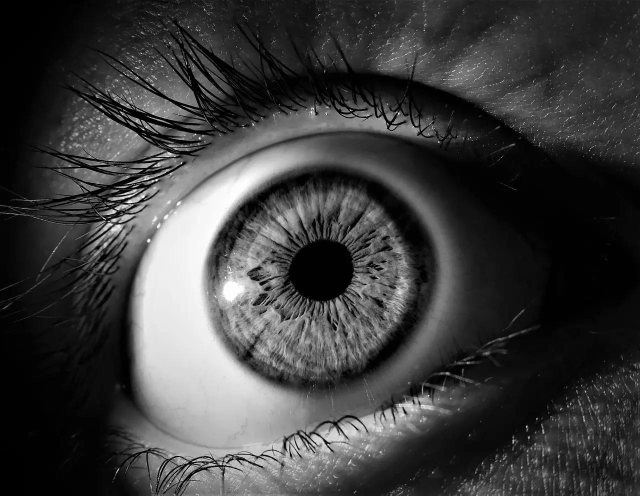
#> input picture Periodo4/INTRODUCAO_A_COMPUTACAO_VISUAL/TP1/olho.jpg, 1280 x 991 px (shown at 1/2 size)
$ jupyter execute TP1.ipynb   (shell and % lines are left out)
#> lines starting #> are read from the running program, lines starting #| are printed output that depends on the picture; long printed decimals are rounded
<font size = 6> <font color = white> **Trabalho Prático 1: Compressão de Imagens**

```
Diogo Tuler Chaves (2022043663)
João Marcos (2022043728)
```

### Imports

[cell 1]
import cv2
import matplotlib.pyplot as plt
from PIL import Image
import skimage.io as skio
import numpy as np
import io
from scipy.fftpack import dct
from scipy import fftpack
from heapq import heappush, heappop, heapify
from collections import defaultdict
from skimage import data

### Métricas

[cell 2]
# Entropia da imagem
def calcEntropy(img):
    hist, bins = np.histogram(img.ravel(), bins=np.arange(np.min(img), np.max(img) + 2))
    hist = hist.ravel()/hist.sum()
    logs = np.log2(hist+0.00001)
    entropy = -1 * (hist*logs).sum()

    return entropy

[cell 3]
def rmse(predictions, targets):
    return np.sqrt(((predictions - targets) ** 2).mean())


def psnr(predictions, targets):
    rmsev = rmse(predictions, targets)
    return 20 * np.log10(255/rmsev)

def get_2D_dct(img):
    """ Get 2D Cosine Transform of Image
    """
    return fftpack.dct(fftpack.dct(img.T, norm='ortho').T, norm='ortho')

def get_2d_idct(coefficients):
    """ Get 2D Inverse Cosine Transform of Image
    """
    return fftpack.idct(fftpack.idct(coefficients.T, norm='ortho').T, norm='ortho')

### Abrindo a imagem e instalando no formato pgm

[cell 4]
img = cv2.imread('olho.jpg')
#> img is the input picture: shape (991, 1280, 3); min 0, max 255, mean 61.5
img = cv2.cvtColor(img, cv2.COLOR_BGR2GRAY)
#> img: shape (991, 1280)
if ( (img.shape[0] % 8 != 0) or (img.shape[1] % 8 != 0) ):
  new_height = ((img.shape[0] + 7) // 8) * 8
#> new_height = 992
  new_width = ((img.shape[1] + 7) // 8) * 8
#> new_width = 1280
  img = cv2.resize(img, (new_width, new_height))
#> img: shape (992, 1280)

cv2.imwrite('original_image.pgm', img)


plt.figure(figsize=(10, 5))
plt.title("Imagem Original")
plt.imshow(img, cmap='gray')

plt.show()

bits_p_item  = img.dtype.itemsize * 8
#> bits_p_item = 8
nbits = img.shape[0]*img.shape[1] * bits_p_item
#> nbits = 10158080
print("\n\nEntropia: %5.3f" % calcEntropy(img))
#> in calcEntropy, `hist, bins = np.histogram(img.ravel(), bins=np.arange(np.min(img), np...`: hist = 256 values, max 76568 at index 1, min 62 at index 255, mean 4960; bins = 257 values from 0 to 256
#> in calcEntropy, `hist = hist.ravel()/hist.sum()`: hist = 256 values, max 0.0603 at index 1, min 4.88e-05 at index 255, mean 0.00391
#> in calcEntropy, `logs = np.log2(hist+0.00001)`: logs = 256 values, max -4.05 at index 1, min -14.05 at index 255, mean -8.7
#> in calcEntropy, `entropy = -1 * (hist*logs).sum()`: entropy = 7.22
#| Entropia: 7.225
print ("Tamanho: %d bytes" % (nbits / 8))
#| Tamanho: 1269760 bytes
print ("%5.3f bits/pixel\n\n" % (nbits/img.size))
#| 8.000 bits/pixel


plt.figure(figsize=(10, 5))
plt.hist(img.flatten(), bins=256, density=True, color='b', alpha=0.7)
plt.xlabel('Valor do pixel')
plt.ylabel('Frequência')
plt.title('Histograma da Imagem Original')
plt.grid(True)
plt.show()
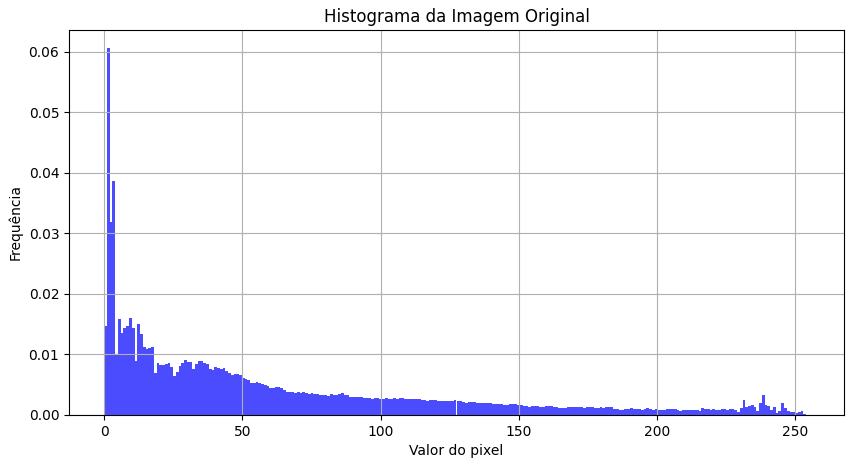
#> figure drawn by matplotlib, 1 panel; tallest bar 0.0605 high, from x = 0.996 to 1.99

### DCT e IDCT

[cell 5]
size = img.shape
#> size = (992, 1280)
IDCT = np.zeros(size, dtype=float)
DCT = np.zeros(size, dtype=float)


step = 8

# Divida a imagem em blocos de 8x8 e aplique a DCT a cada bloco
for y in range(0, size[0], step):
    for x in range(0, size[1], step):
        dct = get_2D_dct(img[y:y+step, x:x+step])
        idct = get_2d_idct(dct)
        IDCT[y:y+step, x:x+step] = idct
        DCT[y:y+step, x:x+step] = dct
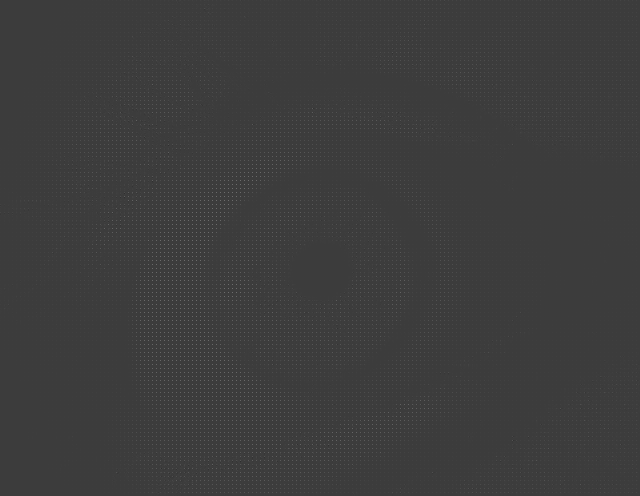
#> DCT: shape (992, 1280) float64 (shown at 1/2 size); min -636.8, max 2031, mean 7.7; drawn with min black and max white

plt.imshow(DCT, cmap='gray')
plt.title('DCT'), plt.xticks([]), plt.yticks([])
plt.show()

bits_p_item  = DCT.dtype.itemsize * 8
#> bits_p_item = 64
nbits = DCT.size * bits_p_item
#> nbits = 81264640
print("\n\nEntropia pós DCT: %5.3f" % calcEntropy(DCT))
#| Entropia pós DCT: 3.294
print ("Tamanho pós DCT: %d bytes" % (nbits / 8))
#| Tamanho pós DCT: 10158080 bytes
print ("%5.3f bits/pixel pós DCT\n\n" % (nbits/DCT.size))
#| 64.000 bits/pixel pós DCT

plt.figure(figsize=(10, 5))
plt.hist(DCT.flatten(), bins=256, range=(-60,60), density=True, color='b', alpha=0.7)
plt.xlabel('Valor DCT')
plt.ylabel('Frequência')
plt.title('Histograma da Transformada Discreta de Cosseno (DCT) sem outliers')
plt.grid(True)
plt.show()
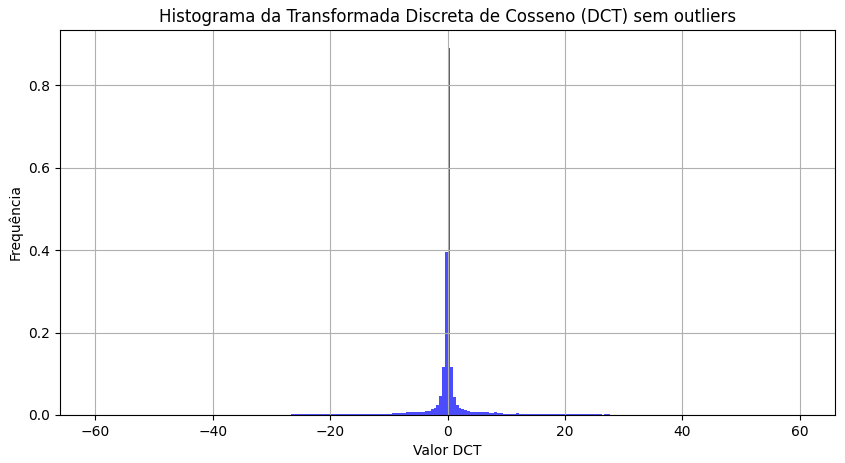
#> figure drawn by matplotlib, 1 panel; tallest bar 0.889 high, from x = 0 to 0.469

### DCT quantizada

[cell 6]
# aplicação da tabela de quantização
np.set_printoptions(precision=3)
np.set_printoptions(suppress=True)
# quantization matrix
quantization_matrix = np.array([[16, 11, 10, 16, 24, 40, 51, 61],
                [12, 12, 14, 19, 26, 58, 60, 55],
                [14, 13, 16, 24, 40, 57, 69, 56],
                [14, 17, 22, 29, 51, 87, 80, 62],
                [18, 22, 37, 56, 68, 109, 103, 77],
                [24, 35, 55, 64, 81, 104, 113, 92],
                [49, 64, 78, 87, 103, 121, 120, 101],
                [72, 92, 95, 98, 112, 100, 103, 99]], dtype=float)


DCTQ = np.zeros_like(img, dtype=float)
for y in range(0, size[0], step):
  for x in range(0, size[1], step):
    dct = get_2D_dct(img[y:y+step, x:x+step])
    dct = (np.divide(dct, quantization_matrix))
    dct = dct.round()
    DCTQ[y:y+step, x:x+step] = dct

plt.imshow(DCTQ, cmap='gray')
plt.title('DCT quantizada'), plt.xticks([]), plt.yticks([])
plt.show()

bits_p_item  = DCTQ.dtype.itemsize * 8
nbits = DCTQ.size * bits_p_item
print("\n\nEntropia pós DCT quantizada: %5.3f" % calcEntropy(DCTQ))
#| Entropia pós DCT quantizada: 0.947
print ("Tamanho pós DCT quantizada: %d bytes" % (nbits / 8))
#| Tamanho pós DCT quantizada: 10158080 bytes
print ("%5.3f bits/pixel pós DCT quantizada\n\n" % (nbits/DCTQ.size))
#| 64.000 bits/pixel pós DCT quantizada

plt.figure(figsize=(10, 5))
plt.hist(DCTQ.flatten(), bins=256, range=(-10,10), density=True, color='b', alpha=0.7)
plt.xlabel('Valor DCT quantizada')
plt.ylabel('Frequência')
plt.title('Histograma da Transformada Discreta de Cosseno Quantizada (DCTQ) sem outliers')
plt.grid(True)
plt.show()
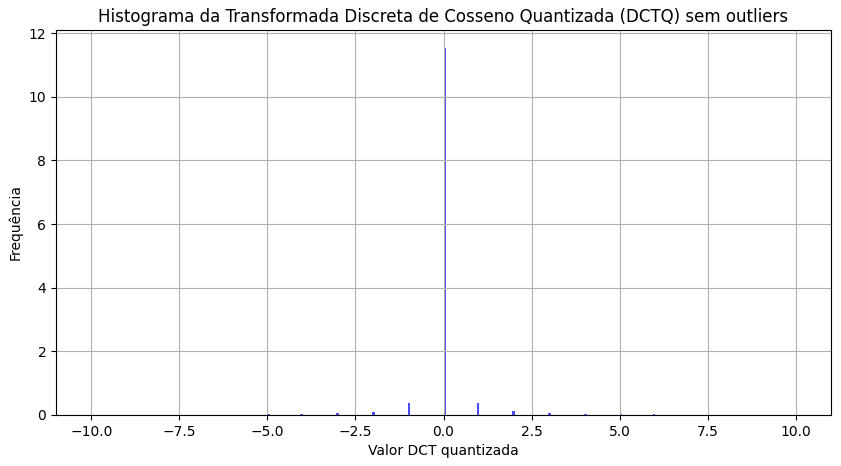
#> figure drawn by matplotlib, 1 panel; tallest bar 11.52 high, from x = 0 to 0.0781

### Preditiva

[cell 7]
def zigzag_order(matrix):
    height, width = matrix.shape
#> height = 992; width = 1280
    ordered_matrix = np.zeros((height, width), dtype=matrix.dtype)

    for i in range(height + width - 1):
        if i % 2 == 0:
            # Para cima (da esquerda para a direita)
            if i < height:
                start_row, start_col = i, 0
            else:
                start_row, start_col = height - 1, i - height + 1
            while start_row >= 0 and start_col < width:
                ordered_matrix[start_row, start_col] = matrix[start_row, start_col]
                start_row -= 1
                start_col += 1
        else:
            # Para baixo (da direita para a esquerda)
            if i < width:
                start_row, start_col = 0, i
            else:
                start_row, start_col = i - width + 1, width - 1
            while start_row < height and start_col >= 0:
                ordered_matrix[start_row, start_col] = matrix[start_row, start_col]
                start_row += 1
                start_col -= 1

    return ordered_matrix

zigzag = zigzag_order(DCTQ)

[cell 8]
#Preditiva com perdas
def predictive_lossy_encode(matrix, quantization_step):
#> called with quantization_step = 0.5
    height, width = matrix.shape
#> height = 992; width = 1280
    encoded_matrix = np.zeros((height, width), dtype=np.int32)

    for y in range(height):
        for x in range(width):
            if x == 0 and y == 0:  # Não há valor anterior no canto superior esquerdo
                encoded_matrix[y, x] = matrix[y, x]
            elif x == 0:  # Não há valor anterior na primeira coluna, exceto no topo
                predicted_value = matrix[y - 1, x]
                actual_value = matrix[y, x]
                diff = actual_value - predicted_value
                quantized_diff = np.round(diff / quantization_step)
                encoded_matrix[y, x] = quantized_diff
            elif y == 0:  # Não há valor anterior na primeira linha, exceto na esquerda
                predicted_value = matrix[y, x - 1]
                actual_value = matrix[y, x]
                diff = actual_value - predicted_value
                quantized_diff = np.round(diff / quantization_step)
                encoded_matrix[y, x] = quantized_diff
            else:
                predicted_value = 0.5 * (matrix[y - 1, x] + matrix[y, x - 1])
                actual_value = matrix[y, x]
                diff = actual_value - predicted_value
                quantized_diff = np.round(diff / quantization_step)
                encoded_matrix[y, x] = quantized_diff
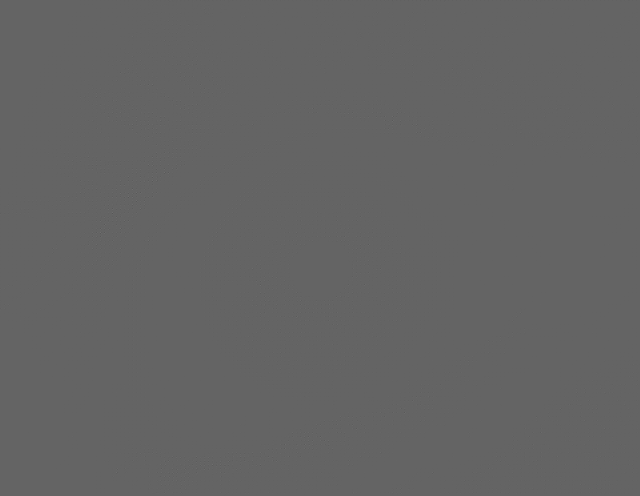
#> encoded_matrix: shape (992, 1280) int32 (shown at 1/2 size); min -164, max 254, mean 0; drawn with min black and max white

    return encoded_matrix

ZIG_ZAG = zigzag_order(DCTQ)

#Preditiva com perdas
predictive_lossy_encoded_dct = np.array(predictive_lossy_encode(ZIG_ZAG, 0.5
                                                               ))
plt.imshow(predictive_lossy_encoded_dct, cmap='gray')
plt.title('Preditiva com perdas'), plt.xticks([]), plt.yticks([])
plt.show()

bits_p_item  = predictive_lossy_encoded_dct.dtype.itemsize * 8
#> bits_p_item = 32
nbits = predictive_lossy_encoded_dct.size * bits_p_item
#> nbits = 40632320
print("\n\nEntropia pós Preditiva: %5.3f" % calcEntropy(predictive_lossy_encoded_dct))
#| Entropia pós Preditiva: 1.670
print ("Tamanho pós Preditiva: %d bytes" % (nbits / 8))
#| Tamanho pós Preditiva: 5079040 bytes
print ("%5.3f bits/pixel pós Preditiva\n\n" % (nbits/predictive_lossy_encoded_dct.size))
#| 32.000 bits/pixel pós Preditiva

plt.figure(figsize=(10, 5))
plt.hist(predictive_lossy_encoded_dct.flatten(), bins=256, range=(-20,20), density=True, color='r', alpha=0.7)
plt.xlabel('Valor')
plt.ylabel('Frequência')
plt.title('Histograma da Preditiva com perdas sem outliers')
plt.grid(True)
plt.show()
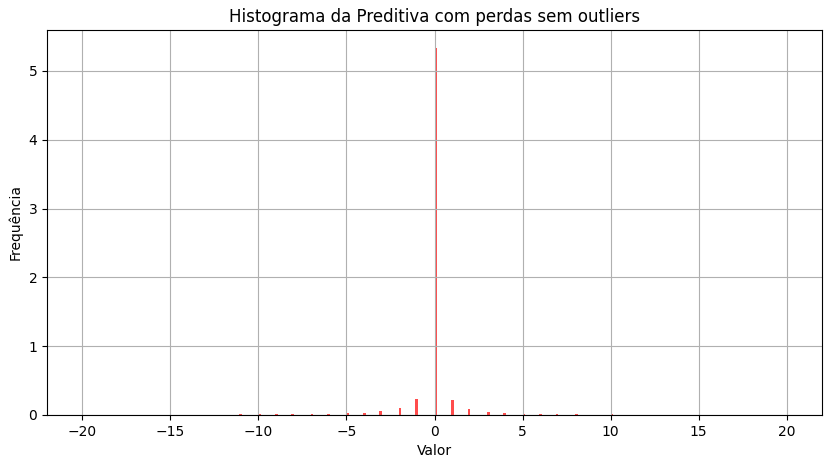
#> figure drawn by matplotlib, 1 panel; tallest bar 5.33 high, from x = 0 to 0.156

### HUFFMAN

#### Funções Auxiliares

[cell 9]
def encodeHuffman(symb2freq):
    #Huffman transformando os valores em códigos
    heap = [[wt, [sym, ""]] for sym, wt in symb2freq.items()]
    heapify(heap)
    while len(heap) > 1:
        lo = heappop(heap)
        hi = heappop(heap)
        for pair in lo[1:]:
            pair[1] = '0' + pair[1]
        for pair in hi[1:]:
            pair[1] = '1' + pair[1]
        heappush(heap, [lo[0] + hi[0]] + lo[1:] + hi[1:])
    return sorted(heappop(heap)[1:], key=lambda p: (len(p[-1]), p))

[cell 10]
def encode(dict_huff,img):
  #De fato transformar os valores da matriz em códigos
    compressed_img = []

  #Adiciona os pixels
    for row in img:
        for pixel in row:
            pixel_key = int(pixel)
            compressed_img.append(dict_huff[pixel_key])

    return compressed_img

[cell 11]
def int_to_32bits_string(n):
    if n < 0:
        n = (1 << 32) + n

    binary_str = format(n, '032b')
    return binary_str

def img2file(dict_huff,compressed_img,file,shape):
    curr_byte = 0
    bits_in_byte = 0

    for s in shape:
        for bit in int_to_32bits_string(s):
            curr_byte = (curr_byte << 1) | int(bit)
            bits_in_byte += 1

            if bits_in_byte == 8:
                file.write(bytes([curr_byte]))
                curr_byte = 0
                bits_in_byte = 0

    for bit in int_to_32bits_string(len(dict_huff)):
        curr_byte = (curr_byte << 1) | int(bit)
        bits_in_byte += 1

        if bits_in_byte == 8:
            file.write(bytes([curr_byte]))
            curr_byte = 0
            bits_in_byte = 0

    for key, code in dict_huff.items():

        for bit in int_to_32bits_string(key):
            curr_byte = (curr_byte << 1) | int(bit)
            bits_in_byte += 1

            if bits_in_byte == 8:
                file.write(bytes([curr_byte]))
                curr_byte = 0
                bits_in_byte = 0

        for bit in int_to_32bits_string(len(code)):
            curr_byte = (curr_byte << 1) | int(bit)
            bits_in_byte += 1

            if bits_in_byte == 8:
                file.write(bytes([curr_byte]))
                curr_byte = 0
                bits_in_byte = 0

        for bit in code:
            curr_byte = (curr_byte << 1) | int(bit)
            bits_in_byte += 1

            if bits_in_byte == 8:
                file.write(bytes([curr_byte]))
                curr_byte = 0
                bits_in_byte = 0

    for code in compressed_img:
        for bit in code:
                curr_byte = (curr_byte << 1) | int(bit)
                bits_in_byte += 1

                if bits_in_byte == 8:
                    file.write(bytes([curr_byte]))
                    curr_byte = 0
                    bits_in_byte = 0

    if bits_in_byte > 0:
        curr_byte <<= (8 - bits_in_byte)
        file.write(bytes([curr_byte]))

[cell 12]
def file2img(file):
    binary_data = file.read()
    data = ''.join(format(byte, '08b') for byte in binary_data)
    data = io.StringIO(data)
    img_shape = []


    #Para recuperar o shape
    img_shape.append(int(data.read(32), 2))
    img_shape.append(int(data.read(32), 2))


    #Para recuperar o dicionário
    dict_huff_inv = {}
    dict_size = int(data.read(32), 2)
    for _ in range(dict_size):
        binary_str = data.read(32)
        if binary_str[0] == '1':
          inverted = ''.join('1' if bit == '0' else '0' for bit in binary_str)
          key = -int(inverted, 2) - 1
        else:
          key = int(binary_str, 2)
        code_length = int(data.read(32), 2)
        code = data.read(code_length)

        dict_huff_inv[code] = key

    #Para recuperar a img
    decompressed_img = []
    code = ""
    num_code = 0
    while True:
        bit = data.read(1)
        if not bit:
            break
        code = code + bit
        if code in dict_huff_inv:
            decompressed_img.append(dict_huff_inv[code])
            num_code += 1
            if num_code == img_shape[0]*img_shape[1]:
                break
            code = ""


    return img_shape,dict_huff_inv,decompressed_img

#### Compressão

[cell 13]
def compression(file,img):
    print("Comprimindo a imagem...")

    hist_img, bins = np.histogram(img.ravel(), bins=np.arange(np.min(img), np.max(img) + 2))
#> hist_img = 419 values, max 1026661 at index 164, min 0 at index 1, mean 3030.5; bins = 420 values from -164 to 255


    hist_img = hist_img.ravel()/hist_img.sum()
#> hist_img = 419 values, max 0.809 at index 164, min 0 at index 1, mean 0.00239

    symb2freq = defaultdict(float)

    aux = 0
    for i in range(int(np.min(img)), int(np.max(img)+1)):
        symb2freq[i] = hist_img[aux]
        aux += 1
#> after the loop, aux = 419; symb2freq = 419 items

    list_huff = encodeHuffman(symb2freq)
#> the loop in encodeHuffman, `while len(heap) > 1:` made 418 passes
#> hi on passes 5 to 7: [0, [-157, '']], [0, [-155, '']], [0, [-154, '']]
#> after the loop in encodeHuffman, `while len(heap) > 1:`: pair = [0, '1']
#> list_huff = 419 items, first 6: [0, '1'], [-1, '000'], [1, '0111'], [-3, '00100'], [-2, '01011'], [2, '01010']
    dict_huff  = {}
    for value in list_huff:
        dict_huff[value[0]] = value[1]
#> this loop made 419 passes
#> after the loop, dict_huff = 419 items


    compressed_img = encode(dict_huff,img)
#> after the loop in encode, `for row in img:`: compressed_img = 1269760 items
#> compressed_img = 1269760 items
    img2file(dict_huff,compressed_img,file,img.shape)
#> the loop in img2file, `for bit in int_to_32bits_string(len(dict_huff)):` made 32 passes
#> bit on passes 1 to 12: '0', '0', '0', '0', '0', '0', '0', '0', '0', '0', '0', '0'
#> after the loop in img2file, `for bit in int_to_32bits_string(len(dict_huff)):`: bits_in_byte = 0
#> the loop in img2file, `for key, code in dict_huff.items(): ` made 419 passes
    print("Imagem comprimida com sucesso!\n")

    nbits = 0
    for i in range(len(compressed_img)):
        nbits += len(compressed_img[i])

    return symb2freq,nbits,list_huff,compressed_img

[cell 14]
with open("compressed_image.bin", "wb") as file:
    img2 = predictive_lossy_encoded_dct
    symb2freq,nbits,list_huff,compressed_img = compression(file,img2)
    file.close()

#### Sumário da compressão

[cell 15]
def dec_sumary(symb2freq,nbits,list_huff,img,compressed_img):

#> called with nbits = 2511905
    entrop_img = calcEntropy(img)

    # bits por pixel
    bpp = nbits / (img.shape[0]*img.shape[1])

    print ("Sumário da compressão:")
    print ("Entropia da imagem original: %5.3f" % entrop_img)
#| Entropia da imagem original: 7.225
    print ("Tamanho da imagem de saída: %d bytes" % (nbits / 8))
#| Tamanho da imagem de saída: 313988 bytes
    print ("%5.3f bits/pixel na imagem de saída" % bpp)
#| 1.978 bits/pixel na imagem de saída
    print ("Eficiência da códificação: %5.3f" % (entrop_img/bpp))
#| Eficiência da códificação: 3.652
    print ("Taxa de compressão (sem o header): %5.3f" % (8/bpp))
#| Taxa de compressão (sem o header): 4.044

    print ("\nHuffman\nValor\tProbabilidade\t\tCódigo gerado por Huffman")
    for p in list_huff:
        if (symb2freq[p[0]] > 0):
            print ("%d\t%f\t%s" % (p[0], symb2freq[p[0]], p[1]))
#> this loop made 419 passes
#| 0	0.8085	1
#| -1	0.03527	000
#| 1	0.03278	0111
#| -3	0.00842	00100
#| -2	0.01467	01011
#| 2	0.01424	01010
#| -4	0.005498	001111
#| 3	0.007487	011001
#> (further printed lines are left out)
    print("\n\n\n")

    plt.imshow(img, cmap = 'gray')
    plt.title('Imagem original'), plt.xticks([]), plt.yticks([])
    plt.show()

[cell 16]
dec_sumary(symb2freq,nbits,list_huff,img,compressed_img)

#### Descompressão

[cell 17]
def decompression(file):
    print("Descomprimindo a imagem...")
    img_shape,dict_huff_inv,decompressed_img = file2img(file)
